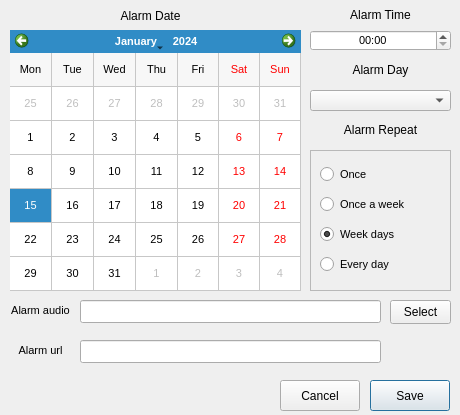
<?xml version="1.0" encoding="UTF-8"?>
<ui version="4.0">
 <class>Qalarm</class>
 <widget class="QDialog" name="Qalarm">
  <property name="geometry">
   <rect>
    <x>0</x>
    <y>0</y>
    <width>460</width>
    <height>415</height>
   </rect>
  </property>
  <property name="minimumSize">
   <size>
    <width>460</width>
    <height>415</height>
   </size>
  </property>
  <property name="maximumSize">
   <size>
    <width>460</width>
    <height>415</height>
   </size>
  </property>
  <property name="windowTitle">
   <string>Set Alarm</string>
  </property>
  <widget class="QCalendarWidget" name="calendarWidget">
   <property name="geometry">
    <rect>
     <x>10</x>
     <y>30</y>
     <width>291</width>
     <height>261</height>
    </rect>
   </property>
   <property name="font">
    <font>
     <pointsize>8</pointsize>
     <weight>50</weight>
     <bold>false</bold>
    </font>
   </property>
   <property name="gridVisible">
    <bool>true</bool>
   </property>
   <property name="horizontalHeaderFormat">
    <enum>QCalendarWidget::ShortDayNames</enum>
   </property>
   <property name="verticalHeaderFormat">
    <enum>QCalendarWidget::NoVerticalHeader</enum>
   </property>
  </widget>
  <widget class="QTimeEdit" name="timeEdit">
   <property name="geometry">
    <rect>
     <x>310</x>
     <y>30</y>
     <width>141</width>
     <height>21</height>
    </rect>
   </property>
   <property name="font">
    <font>
     <pointsize>8</pointsize>
     <weight>50</weight>
     <bold>false</bold>
    </font>
   </property>
   <property name="alignment">
    <set>Qt::AlignCenter</set>
   </property>
   <property name="displayFormat">
    <string>hh:mm</string>
   </property>
  </widget>
  <widget class="QFrame" name="frame">
   <property name="geometry">
    <rect>
     <x>310</x>
     <y>150</y>
     <width>141</width>
     <height>141</height>
    </rect>
   </property>
   <property name="frameShape">
    <enum>QFrame::StyledPanel</enum>
   </property>
   <property name="frameShadow">
    <enum>QFrame::Raised</enum>
   </property>
   <layout class="QGridLayout" name="gridLayout">
    <item row="0" column="0">
     <widget class="QRadioButton" name="radioOnce">
      <property name="font">
       <font>
        <pointsize>8</pointsize>
        <weight>50</weight>
        <bold>false</bold>
       </font>
      </property>
      <property name="text">
       <string>Once</string>
      </property>
     </widget>
    </item>
    <item row="1" column="0">
     <widget class="QRadioButton" name="radioOnceWeek">
      <property name="font">
       <font>
        <pointsize>8</pointsize>
        <weight>50</weight>
        <bold>false</bold>
       </font>
      </property>
      <property name="text">
       <string>Once a week</string>
      </property>
     </widget>
    </item>
    <item row="2" column="0">
     <widget class="QRadioButton" name="radioWeekdays">
      <property name="enabled">
       <bool>true</bool>
      </property>
      <property name="font">
       <font>
        <pointsize>8</pointsize>
        <weight>50</weight>
        <bold>false</bold>
       </font>
      </property>
      <property name="text">
       <string>Week days</string>
      </property>
      <property name="checked">
       <bool>true</bool>
      </property>
     </widget>
    </item>
    <item row="3" column="0">
     <widget class="QRadioButton" name="radioAlldays">
      <property name="font">
       <font>
        <pointsize>8</pointsize>
        <weight>50</weight>
        <bold>false</bold>
       </font>
      </property>
      <property name="text">
       <string>Every day</string>
      </property>
     </widget>
    </item>
   </layout>
  </widget>
  <widget class="QLabel" name="label">
   <property name="geometry">
    <rect>
     <x>0</x>
     <y>5</y>
     <width>301</width>
     <height>21</height>
    </rect>
   </property>
   <property name="font">
    <font>
     <pointsize>9</pointsize>
     <weight>50</weight>
     <italic>false</italic>
     <bold>false</bold>
    </font>
   </property>
   <property name="text">
    <string>Alarm Date</string>
   </property>
   <property name="alignment">
    <set>Qt::AlignCenter</set>
   </property>
  </widget>
  <widget class="QLabel" name="label_2">
   <property name="geometry">
    <rect>
     <x>310</x>
     <y>-1</y>
     <width>141</width>
     <height>31</height>
    </rect>
   </property>
   <property name="font">
    <font>
     <pointsize>9</pointsize>
     <weight>50</weight>
     <bold>false</bold>
    </font>
   </property>
   <property name="text">
    <string>Alarm Time</string>
   </property>
   <property name="alignment">
    <set>Qt::AlignCenter</set>
   </property>
  </widget>
  <widget class="QLabel" name="label_3">
   <property name="geometry">
    <rect>
     <x>310</x>
     <y>120</y>
     <width>141</width>
     <height>20</height>
    </rect>
   </property>
   <property name="font">
    <font>
     <pointsize>9</pointsize>
     <weight>50</weight>
     <bold>false</bold>
    </font>
   </property>
   <property name="text">
    <string>Alarm Repeat</string>
   </property>
   <property name="alignment">
    <set>Qt::AlignCenter</set>
   </property>
  </widget>
  <widget class="QPushButton" name="saveButton">
   <property name="geometry">
    <rect>
     <x>370</x>
     <y>380</y>
     <width>80</width>
     <height>31</height>
    </rect>
   </property>
   <property name="text">
    <string>Save</string>
   </property>
  </widget>
  <widget class="QPushButton" name="cancelButton">
   <property name="geometry">
    <rect>
     <x>280</x>
     <y>380</y>
     <width>80</width>
     <height>31</height>
    </rect>
   </property>
   <property name="text">
    <string>Cancel</string>
   </property>
  </widget>
  <widget class="QLineEdit" name="audioEdit">
   <property name="geometry">
    <rect>
     <x>80</x>
     <y>300</y>
     <width>301</width>
     <height>23</height>
    </rect>
   </property>
  </widget>
  <widget class="QLabel" name="label_4">
   <property name="geometry">
    <rect>
     <x>0</x>
     <y>300</y>
     <width>81</width>
     <height>21</height>
    </rect>
   </property>
   <property name="font">
    <font>
     <pointsize>8</pointsize>
     <weight>50</weight>
     <bold>false</bold>
    </font>
   </property>
   <property name="text">
    <string>Alarm audio</string>
   </property>
   <property name="alignment">
    <set>Qt::AlignCenter</set>
   </property>
  </widget>
  <widget class="QPushButton" name="selctAudioButton">
   <property name="geometry">
    <rect>
     <x>390</x>
     <y>300</y>
     <width>61</width>
     <height>24</height>
    </rect>
   </property>
   <property name="text">
    <string>Select</string>
   </property>
  </widget>
  <widget class="QLabel" name="label_5">
   <property name="geometry">
    <rect>
     <x>0</x>
     <y>340</y>
     <width>81</width>
     <height>21</height>
    </rect>
   </property>
   <property name="font">
    <font>
     <pointsize>8</pointsize>
     <weight>50</weight>
     <bold>false</bold>
    </font>
   </property>
   <property name="text">
    <string>Alarm url</string>
   </property>
   <property name="alignment">
    <set>Qt::AlignCenter</set>
   </property>
  </widget>
  <widget class="QLineEdit" name="urlEdit">
   <property name="geometry">
    <rect>
     <x>80</x>
     <y>340</y>
     <width>301</width>
     <height>23</height>
    </rect>
   </property>
  </widget>
  <widget class="QComboBox" name="daysList">
   <property name="enabled">
    <bool>true</bool>
   </property>
   <property name="geometry">
    <rect>
     <x>310</x>
     <y>90</y>
     <width>141</width>
     <height>21</height>
    </rect>
   </property>
  </widget>
  <widget class="QLabel" name="label_6">
   <property name="geometry">
    <rect>
     <x>310</x>
     <y>60</y>
     <width>141</width>
     <height>20</height>
    </rect>
   </property>
   <property name="font">
    <font>
     <pointsize>9</pointsize>
     <weight>50</weight>
     <bold>false</bold>
    </font>
   </property>
   <property name="text">
    <string>Alarm Day</string>
   </property>
   <property name="alignment">
    <set>Qt::AlignCenter</set>
   </property>
  </widget>
 </widget>
 <tabstops>
  <tabstop>calendarWidget</tabstop>
  <tabstop>timeEdit</tabstop>
  <tabstop>daysList</tabstop>
  <tabstop>radioOnce</tabstop>
  <tabstop>radioOnceWeek</tabstop>
  <tabstop>radioWeekdays</tabstop>
  <tabstop>radioAlldays</tabstop>
  <tabstop>audioEdit</tabstop>
  <tabstop>selctAudioButton</tabstop>
  <tabstop>urlEdit</tabstop>
  <tabstop>cancelButton</tabstop>
  <tabstop>saveButton</tabstop>
 </tabstops>
 <resources/>
 <connections/>
</ui>
